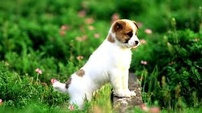
#> input picture dog.jpg, 202 x 113 px, shrunk from 300 x 168 before the run; its folder holds 4 pictures in this run
$ jupyter execute FaceDetection.ipynb
#> lines starting #> are read from the running program, lines starting #| are printed output that depends on the picture
[cell 1]
import cv2
import numpy as np
from matplotlib import pyplot as plt
import glob

imgfile=[]
for i in glob.glob("*.jpg"):
    imgfile.append(i)
#> pass 2 of the loop `for i in glob.glob("*.jpg"):`:
#> pass 3 of the loop `for i in glob.glob("*.jpg"):`:
#> the loop made 4 passes; the first 3 are shown

for j in imgfile:
    image=cv2.imread(j,cv2.IMREAD_COLOR)
#> image is the input picture: shape (113, 202, 3); mean B, G, R 58.5, 120.2, 81.6
    image1= image.copy()
    image2=cv2.cvtColor(image1,cv2.COLOR_BGR2GRAY)
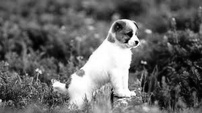
#> image2: shape (113, 202); min 0, max 255, mean 101.6
    facecascade=cv2.CascadeClassifier("C:\\Users\\Jeyashree\\Desktop\\Image_Processing_Challenge (2)\\haarcascade_frontalface_default.xml")
    eyecascade=cv2.CascadeClassifier("C:\\Users\\Jeyashree\\Desktop\\Image_Processing_Challenge (2)\\haarcascade_eye.xml")
    faces=facecascade.detectMultiScale(image2,scaleFactor=1.2,minNeighbors=5)
#> faces = ()

    print("Total no of faces found:",len(faces))
#| Total no of faces found: 0
#> pass 2 of the loop `for j in imgfile:`:
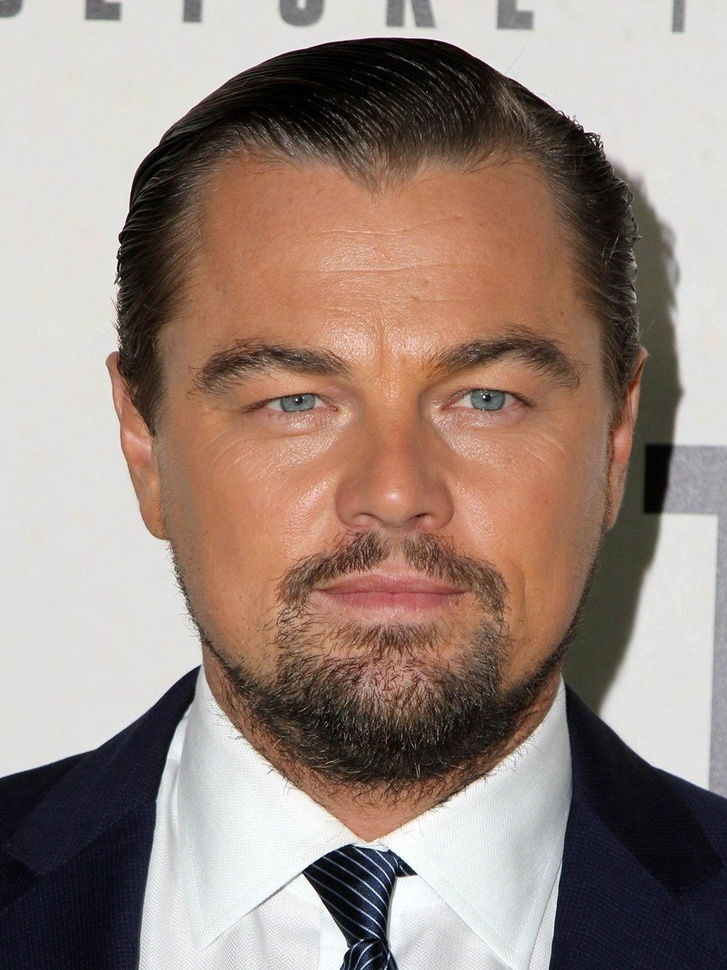
#> input picture leo.jpg, 727 x 970 px, shrunk from 1080 x 1440 before the run
#> image is the input picture: shape (970, 727, 3); mean B, G, R 126.9, 135.8, 154.3
#> `image2=cv2.cvtColor(image1,cv2.COLOR_BGR2GRAY)`:
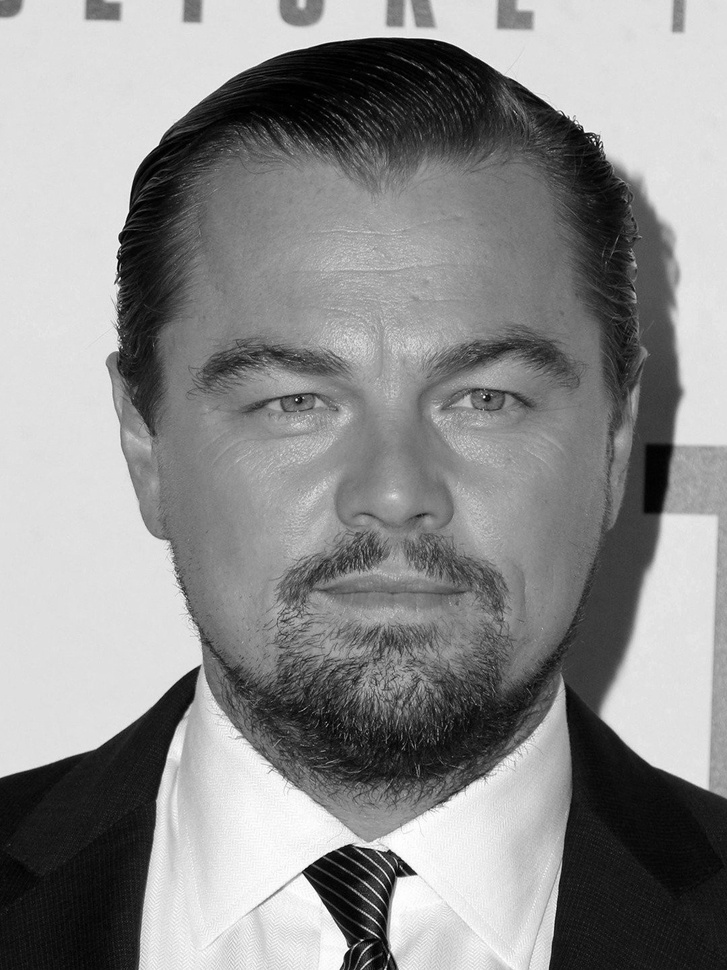
#> image2: shape (970, 727); min 0, max 255, mean 140.3
#> faces = [[115, 175, 539, 539]]
#| Total no of faces found: 1
#> pass 3 of the loop `for j in imgfile:`:
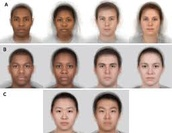
#> input picture manyfaces.jpg, 172 x 133 px, shrunk from 256 x 197 before the run
#> image is the input picture: shape (133, 172, 3); mean B, G, R 180.6, 186.3, 200.4
#> `image2=cv2.cvtColor(image1,cv2.COLOR_BGR2GRAY)`:
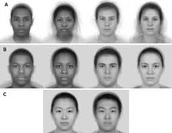
#> image2: shape (133, 172); min 3, max 255, mean 189.9
#> faces = [[9, 10, 25, 25], [93, 9, 28, 28], [137, 9, 27, 27], [52, 10, 25, 25], [8, 55, 28, 28], [50, 55, 29, 29], [91, 54, 34, 34], [135, 55, 31, 31], [50, 100, 29, 29], [93, 100, 29, 29]]
#| Total no of faces found: 10
#> the loop made 4 passes; the first 3 are shown
